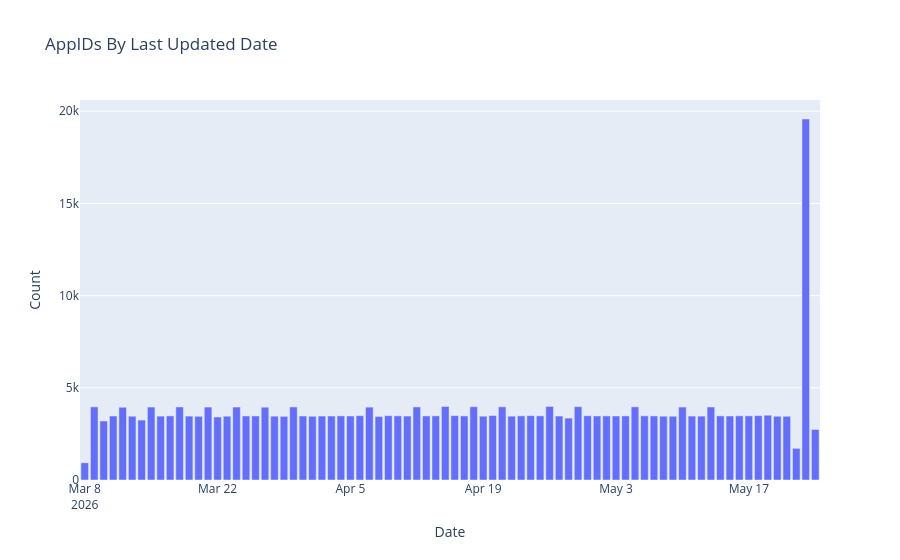

Notebook code for this chart:
### Markdown cell above
## Large numbers of old AppID entries means `refreshsteam.py` needs to be run.  This excludes consistently failed appids.

### Code cell
# https://plot.ly/python/bar-charts/

data = [Bar(
        x=grouped_df['updated_date'],
        y=grouped_df['count']
    )]

layout = Layout(
        title='AppIDs By Last Updated Date',
        xaxis=dict(
            title='Date'
        ),
        yaxis=dict(
            title='Count'
        )
    )

fig = Figure(data=data, layout=layout)

iplot(fig)

### Figure 1 — Plotly figure (JSON) as saved in the notebook; plotly's stock layout.template omitted (floating-point values rounded to 4 significant figures)
{"data": [{"type": "bar", "x": [null, "2026-03-08", "2026-03-09", "2026-03-10", "2026-03-11", "2026-03-12", "2026-03-13", "2026-03-14", "2026-03-15", "2026-03-16", "2026-03-17", "2026-03-18", "2026-03-19", "2026-03-20", "2026-03-21", "2026-03-22", "2026-03-23", "2026-03-24", "2026-03-25", "2026-03-26", "2026-03-27", "2026-03-28", "2026-03-29", "2026-03-30", "2026-03-31", "2026-04-01", "2026-04-02", "2026-04-03", "2026-04-04", "2026-04-05", "2026-04-06", "2026-04-07", "2026-04-08", "2026-04-09", "2026-04-10", "2026-04-11", "2026-04-12", "2026-04-13", "2026-04-14", "2026-04-15", "2026-04-16", "2026-04-17", "2026-04-18", "2026-04-19", "2026-04-20", "2026-04-21", "2026-04-22", "2026-04-23", "2026-04-24", "2026-04-25", "2026-04-26", "2026-04-27", "2026-04-28", "2026-04-29", "2026-04-30", "2026-05-01", "2026-05-02", "2026-05-03", "2026-05-04", "2026-05-05", "2026-05-06", "2026-05-07", "2026-05-08", "2026-05-09", "2026-05-10", "2026-05-11", "2026-05-12", "2026-05-13", "2026-05-14", "2026-05-15", "2026-05-16", "2026-05-17", "2026-05-18", "2026-05-19", "2026-05-20", "2026-05-21", "2026-05-22", "2026-05-23", "2026-05-24"], "y": [64, 934, 3967, 3201, 3470, 3947, 3460, 3251, 3956, 3464, 3477, 3963, 3466, 3454, 3956, 3418, 3460, 3957, 3474, 3475, 3949, 3462, 3452, 3963, 3472, 3458, 3468, 3470, 3477, 3472, 3488, 3953, 3445, 3489, 3479, 3469, 3964, 3476, 3478, 3989, 3492, 3475, 3974, 3462, 3495, 3970, 3463, 3480, 3491, 3478, 3990, 3468, 3358, 3979, 3487, 3474, 3476, 3473, 3476, 3968, 3481, 3475, 3461, 3458, 3956, 3467, 3464, 3961, 3476, 3471, 3481, 3479, 3490, 3514, 3458, 3456, 1716, 19580, 2740]}], "layout": {"title": {"text": "AppIDs By Last Updated Date"}, "xaxis": {"title": {"text": "Date"}}, "yaxis": {"title": {"text": "Count"}}}}
